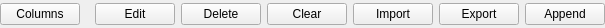
<?xml version="1.0" encoding="UTF-8"?>
<ui version="4.0">
 <class>SAKToolBoxUiTableController</class>
 <widget class="QWidget" name="SAKToolBoxUiTableController">
  <property name="geometry">
   <rect>
    <x>0</x>
    <y>0</y>
    <width>605</width>
    <height>28</height>
   </rect>
  </property>
  <property name="windowTitle">
   <string>Form</string>
  </property>
  <layout class="QHBoxLayout" name="horizontalLayout">
   <property name="leftMargin">
    <number>0</number>
   </property>
   <property name="topMargin">
    <number>0</number>
   </property>
   <property name="rightMargin">
    <number>0</number>
   </property>
   <property name="bottomMargin">
    <number>0</number>
   </property>
   <item>
    <widget class="QPushButton" name="pushButtonColumns">
     <property name="text">
      <string>Columns</string>
     </property>
    </widget>
   </item>
   <item>
    <spacer name="horizontalSpacer">
     <property name="orientation">
      <enum>Qt::Horizontal</enum>
     </property>
     <property name="sizeHint" stdset="0">
      <size>
       <width>40</width>
       <height>20</height>
      </size>
     </property>
    </spacer>
   </item>
   <item>
    <widget class="QPushButton" name="pushButtonEdit">
     <property name="text">
      <string>Edit</string>
     </property>
    </widget>
   </item>
   <item>
    <widget class="QPushButton" name="pushButtonDelete">
     <property name="text">
      <string>Delete</string>
     </property>
    </widget>
   </item>
   <item>
    <widget class="QPushButton" name="pushButtonClear">
     <property name="text">
      <string>Clear</string>
     </property>
    </widget>
   </item>
   <item>
    <widget class="QPushButton" name="pushButtonImport">
     <property name="text">
      <string>Import</string>
     </property>
    </widget>
   </item>
   <item>
    <widget class="QPushButton" name="pushButtonExport">
     <property name="text">
      <string>Export</string>
     </property>
    </widget>
   </item>
   <item>
    <widget class="QPushButton" name="pushButtonAppend">
     <property name="text">
      <string>Append</string>
     </property>
    </widget>
   </item>
  </layout>
 </widget>
 <resources/>
 <connections/>
</ui>
